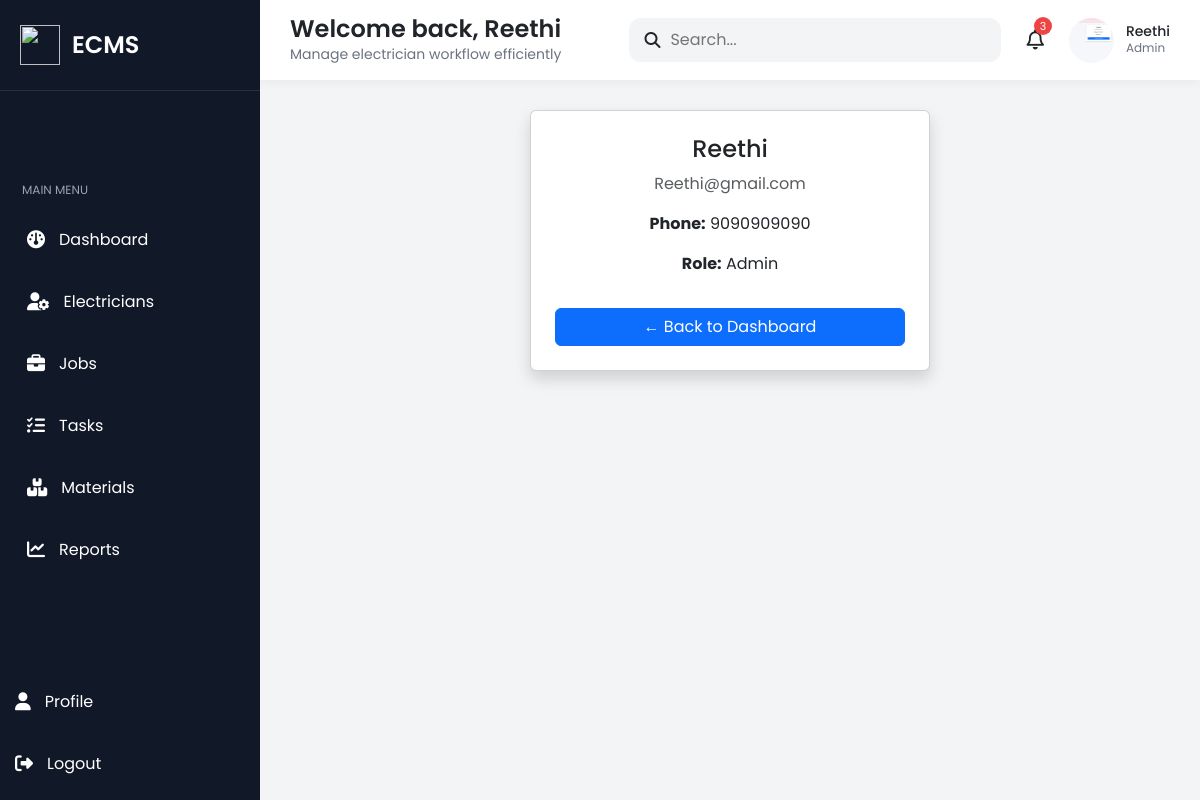
Screenshot of /profile/ (signed in) with the database file from the repository.
### core/models.py (models this page shows, shortened)
class User(models.Model):
    ROLE_CHOICES = [
        ('Admin', 'Admin'),
        ('Electrician', 'Electrician'),
        ('Client', 'Client')
    ]
    name = models.CharField(max_length=100)
    phone = models.CharField(max_length=15)
    email = models.EmailField()
    role = models.CharField(
        max_length=20,
        choices=ROLE_CHOICES
    )
    password = models.CharField(max_length=100)

### core/views.py (the view)
# urls.py: path('profile/', views.profile),
def profile(request):
    if check_login(request):
        return check_login(request)
    user = User.objects.get(
        id=request.session['user_id']
    )
    return render(request, 'profile.html', {
        'user': user
    })

### core/views.py (called while the page is built)
def check_login(request):
    if not request.session.get('user_id'):
        return redirect('/login/')

### templates/profile.html
{% extends 'base.html' %}
{% block content %}
<div class="card shadow p-4 text-center" style="max-width:400px; margin:auto;">
<h4>{{ user.name }}</h4>
<p class="text-muted">{{ user.email }}</p>
<p><strong>Phone:</strong> {{ user.phone }}</p>
<p><strong>Role:</strong> {{ user.role }}</p>
<a href="/dashboard/" class="btn btn-primary mt-3">← Back to Dashboard</a>
</div>
{% endblock %}

### templates/base.html (shortened to what this page needs)
{% load static %}
<!DOCTYPE html>
<html lang="en">
<head>
<link href="https://cdn.jsdelivr.net/npm/bootstrap@5.3.0/dist/css/bootstrap.min.css" rel="stylesheet">
<link rel="stylesheet"
href="https://cdnjs.cloudflare.com/ajax/libs/font-awesome/6.5.1/css/all.min.css"/>
<link rel="stylesheet" href="{% static 'css/style.css' %}">
</head>
<body>
<div class="wrapper">
    <aside class="sidebar" id="sidebar">
        <div class="sidebar-top">
            <div class="logo-area">
                <img src="{% static 'images/logo.png' %}" class="logo">
                <h4>ECMS</h4>
            </div>
        </div>
        <div class="menu-section">
            <p class="menu-title">MAIN MENU</p>
            {% if request.session.role == "Admin" %}
            <a href="/dashboard/" class="menu-link">
                <i class="fa-solid fa-gauge"></i>
                <span>Dashboard</span>
            </a>
            <a href="/electricians/" class="menu-link">
                <i class="fa-solid fa-user-gear"></i>
                <span>Electricians</span>
            </a>
            <a href="/jobs/" class="menu-link">
                <i class="fa-solid fa-briefcase"></i>
                <span>Jobs</span>
            </a>
            <a href="/tasks/" class="menu-link">
                <i class="fa-solid fa-list-check"></i>
                <span>Tasks</span>
            </a>
            <a href="/materials/" class="menu-link">
                <i class="fa-solid fa-boxes-stacked"></i>
                <span>Materials</span>
            </a>
            <a href="/reports/" class="menu-link">
                <i class="fa-solid fa-chart-line"></i>
                <span>Reports</span>
            </a>
            {% elif request.session.role == "Electrician" %}
            <a href="/tasks/" class="menu-link">
                <i class="fa-solid fa-list-check"></i>
                <span>My Tasks</span>
            </a>
            {% endif %}
        </div>
        <div class="sidebar-bottom">
            <a href="/profile/" class="menu-link">
                <i class="fa-solid fa-user"></i>
                <span>Profile</span>
            </a>
            <a href="/logout/" class="menu-link logout-link">
                <i class="fa-solid fa-right-from-bracket"></i>
                <span>Logout</span>
            </a>
        </div>
    </aside>
    <main class="main-content">
        <div class="topbar">
            <div class="left-topbar">
                <div>
                    <h4 class="page-title">
                        Welcome back, {{ request.session.name }}
                    </h4>
                    <p class="page-subtitle">
                        Manage electrician workflow efficiently
                    </p>
                </div>
            </div>
            <div class="right-topbar">
                <div class="search-box d-none d-md-flex">
                    <i class="fa-solid fa-magnifying-glass"></i>
                    <input type="text" placeholder="Search...">
                </div>
                <div class="notification-box">
                    <i class="fa-regular fa-bell"></i>
                    <span class="notification-count">3</span>
                </div>
                <div class="profile-box">
                    <img src="{% static 'images/profile.png' %}"
                         class="profile-img">
                    <div class="profile-info d-none d-md-block">
                        <h6>{{ request.session.name }}</h6>
                        <p>{{ request.session.role }}</p>
                    </div>
                </div>
            </div>
        </div>
        <div class="content-area">
            {% block content %}
            {% endblock %}
        </div>
    </main>
</div>
</body>
</html>

### static/css/style.css (style rules this page uses)
* { margin:0; padding:0; box-sizing:border-box; }
body { font-family:'Poppins',sans-serif; background:#f3f4f6; }
.wrapper { display:flex; min-height:100vh; }
.sidebar { width:260px; background:#111827; color:white; display:flex; flex-direction:column; justify-content:space-between; position:fixed; height:100vh; transition:0.3s; z-index:999; }
.sidebar-top { padding:25px 20px; border-bottom:1px solid rgba(255,255,255,0.1); }
.logo-area { display:flex; align-items:center; gap:12px; }
.logo { width:40px; height:40px; }
.logo-area h4 { margin:0; font-weight:600; }
.menu-section { padding:20px 12px; }
.menu-title { font-size:12px; color:#9ca3af; margin-bottom:15px; padding-left:10px; }
.menu-link { display:flex; align-items:center; gap:14px; padding:14px 15px; text-decoration:none; color:white; border-radius:12px; margin-bottom:10px; transition:0.3s; }
.menu-link i { font-size:18px; }
.main-content { margin-left:260px; width:100%; }
.topbar { height:80px; background:white; padding:0 30px; display:flex; justify-content:space-between; align-items:center; box-shadow:0 2px 10px rgba(0,0,0,0.05); position:sticky; top:0; z-index:100; }
.left-topbar { display:flex; align-items:center; gap:20px; }
.page-title { margin:0; font-size:24px; font-weight:600; }
.page-subtitle { margin:0; color:#6b7280; font-size:14px; }
.search-box { background:#f3f4f6; padding:10px 15px; border-radius:12px; display:flex; align-items:center; gap:10px; }
.search-box input { border:none; outline:none; background:transparent; }
.right-topbar { display:flex; align-items:center; gap:25px; }
.notification-box { position:relative; font-size:20px; cursor:pointer; }
.notification-count { position:absolute; top:-8px; right:-8px; background:#ef4444; color:white; width:18px; height:18px; border-radius:50%; font-size:11px; display:flex; align-items:center; justify-content:center; }
.profile-box { display:flex; align-items:center; gap:12px; }
.profile-img { width:45px; height:45px; border-radius:50%; object-fit:cover; }
.profile-info h6 { margin:0; font-size:14px; }
.profile-info p { margin:0; color:#6b7280; font-size:12px; }
.content-area { padding:30px; }

### rows the page displays
User: session.name "Reethi", session.role "Admin", name "Reethi", email "Reethi@gmail.com", phone "9090909090", role "Admin"
